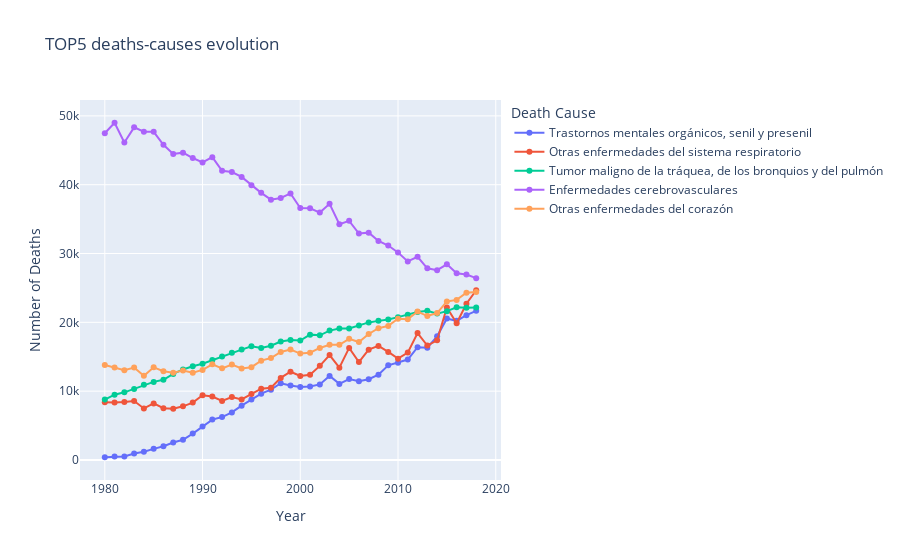

The notebook cell this image was saved under:
### Code cell
# 3. Create the line plot

fig = px.line(order_data, 
              x='Periodo', 
              y='Total', 
              color='cause_name', 
              title='TOP5 deaths-causes evolution',
              labels={'Periodo': 'Year', 'Total': 'Number of Deaths'},
              markers=True)

fig.update_layout(
    legend_title='Death Cause',
    legend=dict(title='Death Cause', font=dict(size=12)))

fig.show()

### Figure 1 — Plotly figure (JSON) as saved in the notebook; plotly's stock layout.template omitted (floating-point values rounded to 4 significant figures)
{"data": [{"hovertemplate": "cause_name=Trastornos mentales orgánicos, senil y presenil<br>Year=%{x}<br>Number of Deaths=%{y}<extra></extra>", "legendgroup": "Trastornos mentales orgánicos, senil y presenil", "line": {"color": "#636efa", "dash": "solid"}, "marker": {"symbol": "circle"}, "mode": "lines+markers", "name": "Trastornos mentales orgánicos, senil y presenil", "orientation": "v", "showlegend": true, "type": "scatter", "x": [1980, 1981, 1982, 1983, 1984, 1985, 1986, 1987, 1988, 1989, 1990, 1991, 1992, 1993, 1994, 1995, 1996, 1997, 1998, 1999, 2000, 2001, 2002, 2003, 2004, 2005, 2006, 2007, 2008, 2009, 2010, 2011, 2012, 2013, 2014, 2015, 2016, 2017, 2018], "xaxis": "x", "y": [397, 494, 499, 944, 1203, 1617, 1992, 2543, 2932, 3839, 4867, 5868, 6234, 6913, 7889, 8802, 9635, 10218, 11157, 10826, 10614, 10670, 10982, 12213, 11058, 11756, 11428, 11726, 12380, 13751, 14125, 14598, 16385, 16323, 17964, 20562, 20213, 21035, 21669], "yaxis": "y"}, {"hovertemplate": "cause_name=Otras enfermedades del sistema respiratorio<br>Year=%{x}<br>Number of Deaths=%{y}<extra></extra>", "legendgroup": "Otras enfermedades del sistema respiratorio", "line": {"color": "#EF553B", "dash": "solid"}, "marker": {"symbol": "circle"}, "mode": "lines+markers", "name": "Otras enfermedades del sistema respiratorio", "orientation": "v", "showlegend": true, "type": "scatter", "x": [1980, 1981, 1982, 1983, 1984, 1985, 1986, 1987, 1988, 1989, 1990, 1991, 1992, 1993, 1994, 1995, 1996, 1997, 1998, 1999, 2000, 2001, 2002, 2003, 2004, 2005, 2006, 2007, 2008, 2009, 2010, 2011, 2012, 2013, 2014, 2015, 2016, 2017, 2018], "xaxis": "x", "y": [8375, 8347, 8432, 8560, 7489, 8220, 7516, 7458, 7795, 8336, 9399, 9225, 8577, 9155, 8793, 9601, 10359, 10499, 11928, 12823, 12203, 12388, 13675, 15248, 13412, 16282, 14232, 16033, 16577, 15698, 14724, 15603, 18442, 16622, 17394, 22159, 19860, 22707, 24665], "yaxis": "y"}, {"hovertemplate": "cause_name=Tumor maligno de la tráquea, de los bronquios y del pulmón<br>Year=%{x}<br>Number of Deaths=%{y}<extra></extra>", "legendgroup": "Tumor maligno de la tráquea, de los bronquios y del pulmón", "line": {"color": "#00cc96", "dash": "solid"}, "marker": {"symbol": "circle"}, "mode": "lines+markers", "name": "Tumor maligno de la tráquea, de los bronquios y del pulmón", "orientation": "v", "showlegend": true, "type": "scatter", "x": [1980, 1981, 1982, 1983, 1984, 1985, 1986, 1987, 1988, 1989, 1990, 1991, 1992, 1993, 1994, 1995, 1996, 1997, 1998, 1999, 2000, 2001, 2002, 2003, 2004, 2005, 2006, 2007, 2008, 2009, 2010, 2011, 2012, 2013, 2014, 2015, 2016, 2017, 2018], "xaxis": "x", "y": [8771, 9486, 9828, 10328, 10935, 11349, 11650, 12508, 13153, 13627, 13982, 14522, 15041, 15574, 16036, 16510, 16270, 16607, 17215, 17428, 17363, 18214, 18114, 18801, 19092, 19118, 19532, 19992, 20213, 20425, 20755, 21097, 21511, 21689, 21270, 21625, 22187, 22121, 22153], "yaxis": "y"}, {"hovertemplate": "cause_name=Enfermedades cerebrovasculares<br>Year=%{x}<br>Number of Deaths=%{y}<extra></extra>", "legendgroup": "Enfermedades cerebrovasculares", "line": {"color": "#ab63fa", "dash": "solid"}, "marker": {"symbol": "circle"}, "mode": "lines+markers", "name": "Enfermedades cerebrovasculares", "orientation": "v", "showlegend": true, "type": "scatter", "x": [1980, 1981, 1982, 1983, 1984, 1985, 1986, 1987, 1988, 1989, 1990, 1991, 1992, 1993, 1994, 1995, 1996, 1997, 1998, 1999, 2000, 2001, 2002, 2003, 2004, 2005, 2006, 2007, 2008, 2009, 2010, 2011, 2012, 2013, 2014, 2015, 2016, 2017, 2018], "xaxis": "x", "y": [47475, 49000, 46138, 48331, 47699, 47684, 45800, 44462, 44655, 43876, 43227, 44001, 42027, 41842, 41134, 39922, 38815, 37822, 38064, 38730, 36596, 36567, 35947, 37225, 34250, 34750, 32900, 33034, 31833, 31157, 30161, 28855, 29520, 27850, 27579, 28434, 27122, 26937, 26420], "yaxis": "y"}, {"hovertemplate": "cause_name=Otras enfermedades del corazón<br>Year=%{x}<br>Number of Deaths=%{y}<extra></extra>", "legendgroup": "Otras enfermedades del corazón", "line": {"color": "#FFA15A", "dash": "solid"}, "marker": {"symbol": "circle"}, "mode": "lines+markers", "name": "Otras enfermedades del corazón", "orientation": "v", "showlegend": true, "type": "scatter", "x": [1980, 1981, 1982, 1983, 1984, 1985, 1986, 1987, 1988, 1989, 1990, 1991, 1992, 1993, 1994, 1995, 1996, 1997, 1998, 1999, 2000, 2001, 2002, 2003, 2004, 2005, 2006, 2007, 2008, 2009, 2010, 2011, 2012, 2013, 2014, 2015, 2016, 2017, 2018], "xaxis": "x", "y": [13810, 13431, 13052, 13434, 12224, 13463, 12901, 12686, 13008, 12663, 13087, 13907, 13311, 13865, 13310, 13481, 14433, 14817, 15696, 16038, 15460, 15585, 16276, 16742, 16728, 17600, 17142, 18305, 19143, 19483, 20531, 20466, 21567, 20914, 21345, 23043, 23258, 24313, 24399], "yaxis": "y"}], "layout": {"legend": {"font": {"size": 12}, "title": {"text": "Death Cause"}, "tracegroupgap": 0}, "title": {"text": "TOP5 deaths-causes evolution"}, "xaxis": {"anchor": "y", "domain": [0, 1], "title": {"text": "Year"}}, "yaxis": {"anchor": "x", "domain": [0, 1], "title": {"text": "Number of Deaths"}}}}
